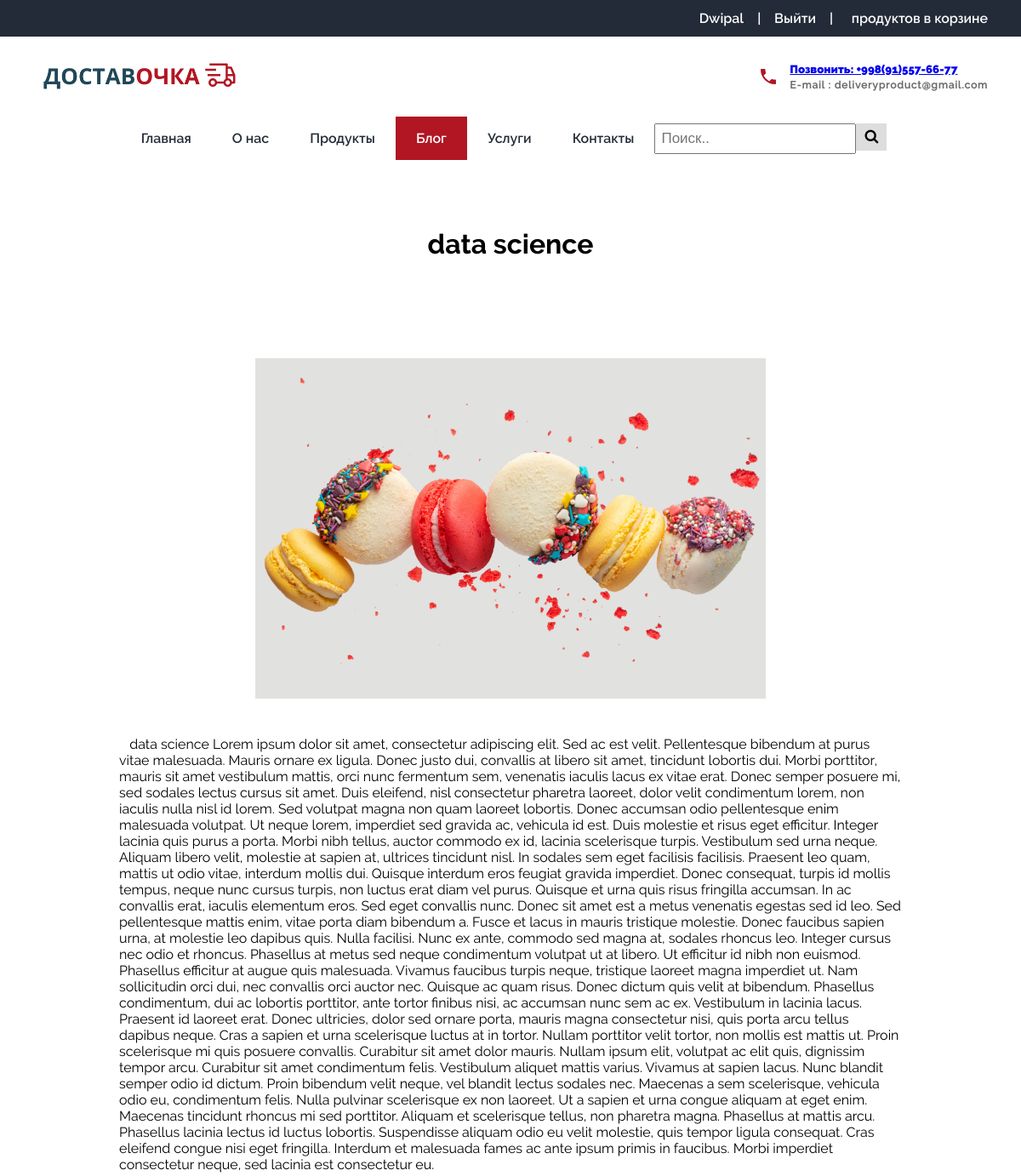
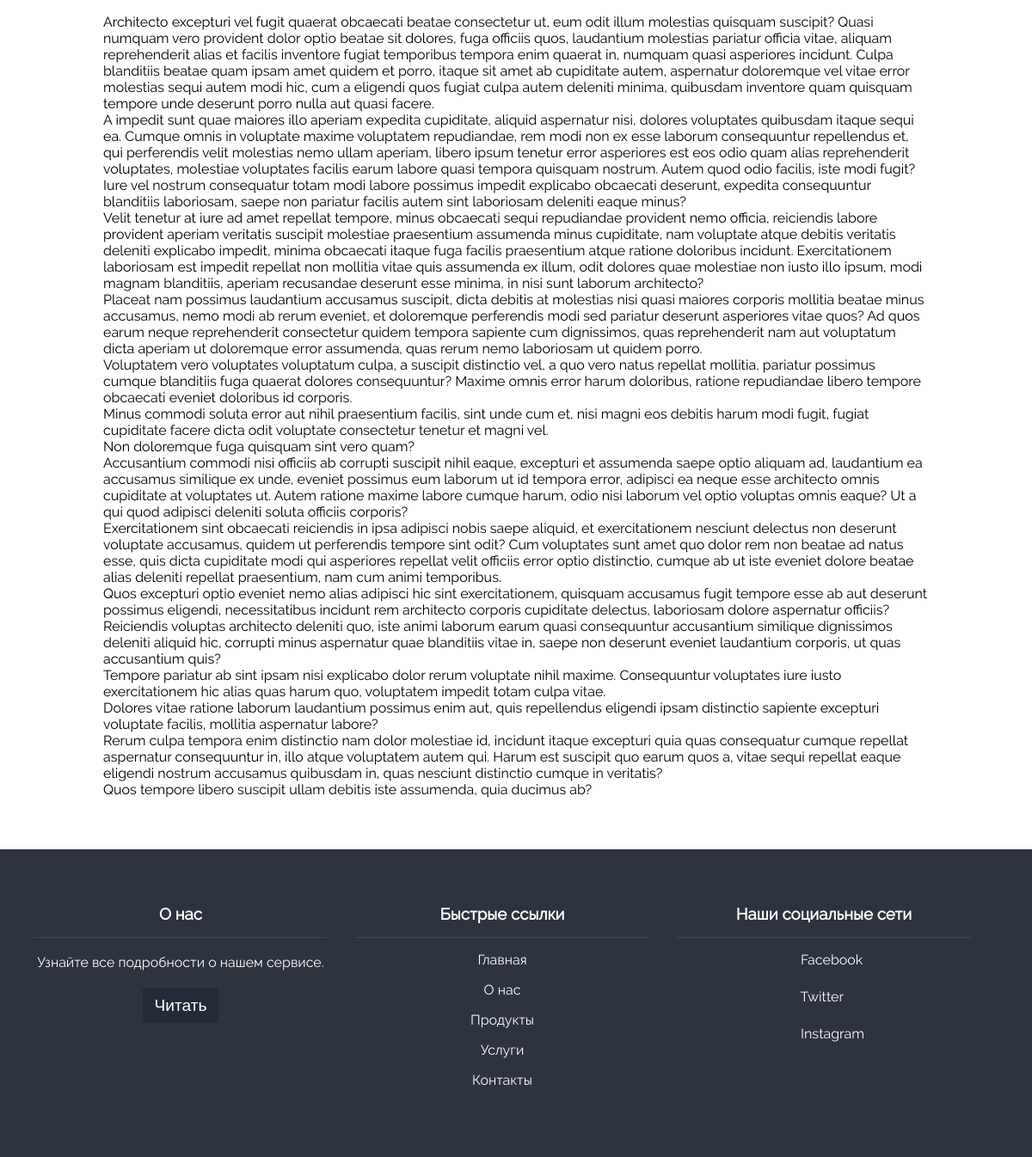
The page /blogs/1 (signed in) on the database its author committed (2 pictures, top to bottom).
### createuser/models.py (models this page shows)
class CustomUser(AbstractUser):
    username = None
    email = models.EmailField(_('email address'), unique=True)
    USERNAME_FIELD = 'email'
    REQUIRED_FIELDS = []
    objects = CustomUserManager()
    def __str__(self):
        return self.email

### blogapp/models.py (models this page shows, shortened)
class blog(models.Model):
    title=models.CharField(max_length=200)
    content=models.TextField()
    image=models.ImageField(upload_to="images/blogs")
    created_date=models.DateTimeField(auto_now_add=True)
    author=models.CharField(max_length=30,null=True,blank=True)

### blogapp/views.py (the view)
# urls.py: path('<int:id>',views.single_blog,name='singleblog'),
def single_blog(request,id):
    sblog=blog.objects.get(id=id)
    return render(request,'blogt/single-blog.html',{'singleblog':sblog})

### templates/blogt/single-blog.html (shortened to what this page needs)
{%extends 'base.html'%}
{%block activeclass_blog%}
class="active"
{%endblock%}
{%block content%}
<div class="flex justify-center" style="margin: 5% 10%;flex-direction: column;" >
    <h1 class="section-heading" style="margin-top: 20px;">{{singleblog.title}}</h1>
    <center style="margin: 20px;" >
        <img  src={{singleblog.image.url}} alt="" style="width: 100%; height: auto;max-width: 600px;">
    </center>
        <p style="margin: 20px;">&nbsp;&nbsp;&nbsp;{{singleblog.content}} {%lorem 15 p random %}  </p>
    </div>
{%endblock%}

### templates/base.html (shortened to what this page needs)
{% load static %}
<!DOCTYPE html>
<html lang="en">
<head>
    <link rel="stylesheet" type="text/css" href="https://cdn.jsdelivr.net/npm/slick-carousel@1.8.1/slick/slick.css" />
    <link rel="stylesheet" href="{% static 'css/style.css' %}">
    <link rel="stylesheet" href="{% static 'css/searchbar.css' %}">
    <link rel="stylesheet" href="https://cdnjs.cloudflare.com/ajax/libs/jquery-datetimepicker/2.5.20/jquery.datetimepicker.min.css" />
    <link rel="stylesheet" href="https://cdnjs.cloudflare.com/ajax/libs/font-awesome/4.7.0/css/font-awesome.min.css">
</head>
<body>
    <div class="main-wrapper">
        <div class="nav-background">
            <div class="mobile-logo">
            </div>
            <div class="mobile-nav">
                <div class="cart">
                    {%if not user.is_authenticated%}
                    <div class="flex items-center"  >
                        <a href="{%url 'cart' %}">
                        <img src="{% static 'icons/cart-dark.svg' %}" alt="">
                        </a>
                        <a href="{%url 'cart' %}">
                            <span id=cartvalue>
                                0
                            </span>продуктов в корзине</a>
                    </div>
                    {%else%}
                    <div class="flex items-center"  >
                        <a href="{%url 'cart' %}">
                        </a>
                        <a href="{%url 'cart' %}">
                             Продуктов в корзине</a>
                    </div>
                    {%endif%}
                </div>
                <div class="nav-top">
                    <ul>
                        <li>
                            <a href="/">Главная</a>
                        </li>
                        <li>
                            <a href="{% url 'about' %}">О нас</a>
                        </li>
                        <li>
                            <a href="{% url 'all-food' %}
                            ">Продукты</a>
                        </li>
                        <li>
                            <a href="{% url 'bloglist' %}">Блог</a>
                        </li>
                        <li>
                            <a href="/#our-services">Услуги</a>
                        </li>
                        <li>
                            <a href="/#contact-us">Контакты</a>
                        </li>
                       {% if user.is_authenticated%}
                       <li>{{user.first_name}}</li>
                       <li>
                        <a href="{%url 'createuser:logout' %}">Выйти</a>
                       </li>
                       {%endif %}
                    </ul>
                </div>
                <div class="contact flex items-center">
                    <div>
                        <h5 ><a href="tel:(+91)7620988848">
                            звонить: (+91)7620988848</a></h5>
                        <h6>E-mail : support@freshmeal.com</h6>
                    </div>
                </div>
            </div>
        </div>
        <div class="site-content-wrapper">
            <div class="site-content">
                <header class="topbar">
                    <div class="container flex justify-between items-center">
                        <div class="icons">
                        </div>
                        <div class="auth flex items-center">
                            {% if user.is_authenticated%}
                            <div>
                                {{user.first_name}}
                            </div>
                            <span class="divider">|</span>
                            <div>
                        <a href="{%url 'createuser:logout' %}">Выйти</a>
                            </div>
                            {%endif %}
                            <span class="divider">|</span>
                            <div>
                                {%if not user.is_authenticated%}
                    <div class="flex items-center"  >
                        <a href="{%url 'cart' %}">
                        <img src="{% static 'icons/cart-2.svg' %}" alt="">
                        </a>
                        <a href="{%url 'cart' %}">
                            <span id=cartvalue1>
                                0
                            </span>продуктов в корзине</a>
                    </div>
                    {%else%}
                    <div class="flex items-center"  >
                        <a href="{%url 'cart' %}">
                        </a>
                        <a href="{%url 'cart' %}">
                             продуктов в корзине</a>
                    </div>
                    {%endif%}
                            </div>
                        </div>
                    </div>
                </header>
                <nav>
                    <div class="top">
                        <div class="container flex justify-between">
                            <div class="branding">
                                <img style="width: 240px; height: 42px;" src="{% static 'icons/logo.png' %}" alt="">
                            </div>
                            <div class="contact flex items-center">
                                <img src="{% static 'icons/phone-1.svg' %}" alt="">
                                <div>
                                    <h5 ><a href="tel:(+91)7620988848">
                                        Позвонить: +998(91)557-66-77</a></h5>
                                    <h6>E-mail : deliveryproduct@gmail.com</h6>
                                </div>
                            </div>
                        </div>
                    </div>
                    <div class="navbar magic-shadow">
                        <div class="container flex justify-center topnav">
                            <a href="/" {%block activeclass_home%}{%endblock%} >Главная</a>
                            <a href="{% url 'about' %}" {%block activeclass_about%}{%endblock%}>О нас</a>
                            <a href="{% url 'all-food' %}
                            " {%block activeclass_prod%}{%endblock%}>Продукты</a>
                            <a href="{% url 'bloglist' %}" {%block activeclass_blog%}{%endblock%}>Блог</a>
                            <a href="/#our-services">Услуги</a>
                            <a href="/#contact-us">Контакты</a>
                            <div class="search-container">
                                <form action="{%url 'search' %}">
                                  <input type="text" placeholder="Поиск.." name="search">
                                  <button type="submit"><i class="fa fa-search"></i></button>
                                </form>
                              </div>
                        </div>
                    </div>
                </nav>
                {% block content %}
                {% endblock %}
                <footer>
                    <div class="container">
                        <div class="box">
                            <h3>О нас</h3>
                            <p>Узнайте все подробности о нашем сервисе.</p>
                                <a href="{% url 'about' %}">
                                    <button class="btn btn-secondary">Читать</button>
                                </a>
                        </div>
                        <div class="box">
                            <h3>Быстрые ссылки</h3>
                            <ul>
                                <li>
                                    <a href="/">Главная</a>
                                </li>
                                <li>
                                    <a href="{% url 'about' %}">О нас</a>
                                </li>
                                <li>
                                    <a href="{% url 'all-food' %}">Продукты</a>
                                </li>
                                <li>
                                    <a href="/#our-services">Услуги</a>
                                </li>
                                <li>
                                    <a href="/#contact-us">Контакты</a>
                                </li>
                            </ul>
                        </div>
                        <div class="box">
                            <h3>Наши социальные сети</h3>
                            <div>
                                <ul>
                                    <li>
                                        <a href="#">
                                            <span>Facebook</span>
                                        </a>
                                    </li>
                                    <li>
                                        <a href="#">
                                            <span>Twitter</span>
                                        </a>
                                    </li>
                                    <li>
                                        <a href="#">
                                            <span>Instagram</span>
                                        </a>
                                    </li>
                                </ul>
                            </div>
                        </div>
                    </div>
                </footer>
            </div>
        </div>
    </div>
</body>
</html>

### static/css/searchbar.css (style rules this page uses)
.topnav input[type=text] ,topnav1 { padding: 6px; margin-top: 8px; font-size: 17px; }
.topnav .search-container button ,topnav1 { float: right; padding: 6px 10px; margin-top: 8px; margin-right: 16px; background: #ddd; font-size: 17px; border: none; cursor: pointer; }

### rows shown on the page
CustomUser: first_name "Dwipal"
blog: title "data science", image (picture), content "data science Lorem ipsum dolor sit amet, consectetur adipiscing elit. Sed ac est velit. Pellentesque bibendum at purus vitae malesuada. Mauris ornare ex ligula. Donec justo dui, convallis at libero sit amet, tincidunt lobortis dui. Morbi porttitor, mauris sit amet vestibulum mattis, orci nunc fermentum sem, venenatis iaculis lacus ex vitae erat. Donec semper posuere mi, sed sodales lectus cursus sit amet. Duis eleifend, nisl consectetur pharetra laoreet, dolor velit condimentum lorem, non iaculis nulla nisl id lorem. Sed volutpat magna non quam laoreet lobortis. Donec accumsan odio pellentesque enim malesuada volutpat. Ut neque lorem, imperdiet sed gravida ac, vehicula id est. Duis molestie…"
